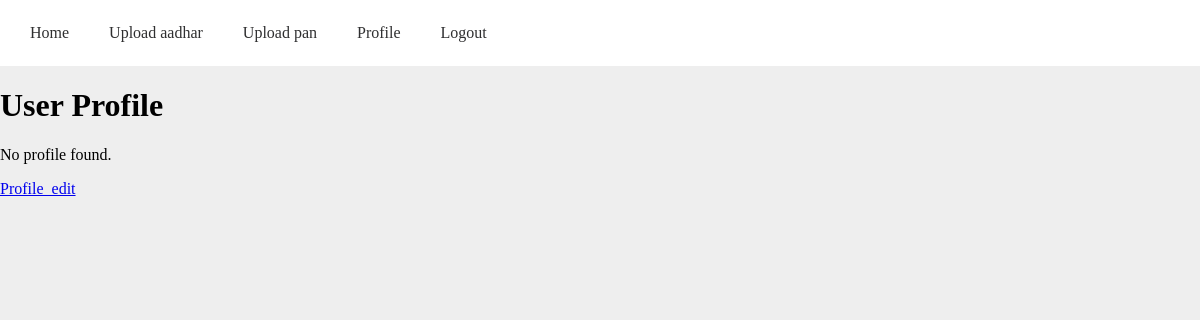
The page /profile/ (signed in) on the database as committed earlier.
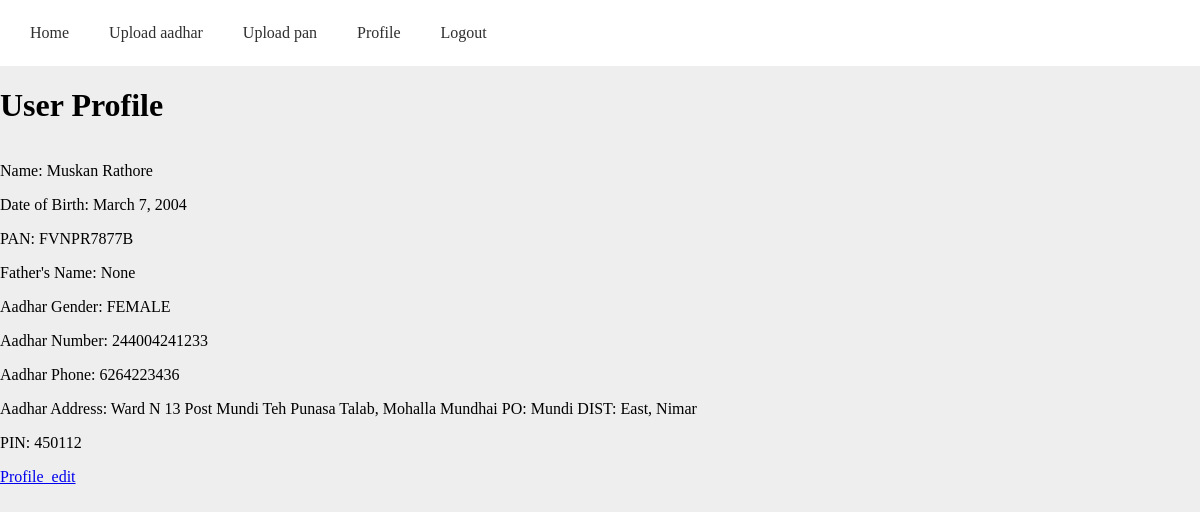
The same page on the database as committed later.
### myapp/models.py (models this page shows, shortened)
class Profile(models.Model):
    user= models.OneToOneField(User,on_delete=models.CASCADE)
    name = models.CharField(null=True,max_length=200,blank=True)
    DOB = models.DateField(null=True,max_length=10,blank=True)
    Pan = models.CharField(null=True,max_length=10,blank=True)
    Fathers_Name  = models.CharField(null=True,max_length=200,blank=True)
    aadhar_gender = models.CharField(null=True, blank=True, max_length=10)
    aadhar_number = models.IntegerField(null=True, blank=True,max_length=12)
    aadhar_Phone= models.PositiveIntegerField(null=True, blank=True,max_length=10)
    aadhar_address = models.TextField(null=True, blank=True)
    pin= models.PositiveIntegerField(null=True, blank=True,max_length=6)

### myapp/views.py (the view)
# urls.py: path('profile/', profile_view, name='profile_view'),
@login_required
def profile_view(request):
    try:
        profile_data = Profile.objects.get(user=request.user)
    except Profile.DoesNotExist:
        profile_data = None
    return render(request, 'profile_view.html', {'profile_data': profile_data})

### myapp/templates/profile_view.html (shortened to what this page needs)
{% extends 'base.html' %}
{% block content %}
    <h1>User Profile</h1>
    {% if profile_data %}
            <div class="profile-details">
                <p>Name: {{ profile_data.name }}</p>
                <p>Date of Birth: {{ profile_data.DOB }}</p>
                <p>PAN: {{ profile_data.Pan }}</p>
                <p>Father's Name: {{ profile_data.Fathers_Name }}</p>
                <p>Aadhar Gender: {{ profile_data.aadhar_gender }}</p>
                <p>Aadhar Number: {{ profile_data.aadhar_number }}</p>
                <p>Aadhar Phone: {{ profile_data.aadhar_Phone }}</p>
                <p>Aadhar Address: {{ profile_data.aadhar_address }}</p>
                <p>PIN: {{ profile_data.pin }}</p>
            </div>
    {% else %}
        <p>No profile found.</p>
    {% endif %}
 <a href="{% url 'Profile_edit' %}">Profile_edit</a>
{% endblock %}

### myapp/templates/base.html (shortened to what this page needs)
<!DOCTYPE html>
{% load static %}
<html lang="en">
<head>
</head>
<body>
    <nav>
        {% if user.is_authenticated %}
            <a href="{% url 'home' %}">Home</a>
            <a href="{% url 'upload_aadhar' %}">Upload aadhar</a>
            <a href="{% url 'upload_pan_card' %}">Upload pan</a>
            <a href="{% url 'profile_view' %}">Profile</a>
            <a class = "logout" href="{% url 'logout' %}">Logout</a>
        {% else %}
            <a href="{% url 'login' %}">Login</a>
            <a href="{% url 'register' %}">Register</a>
        {% endif %}
    </nav>
    {% block content %}
    {% endblock %}
</body>
</html>

### myapp/templates/base.html (style rules this page uses)
body { font-family: Poppins; margin: 0; padding: 0; background-color: #eeeeee; }
nav { background-color: #ffffff; overflow: hidden; padding: 10px; }
nav a { color: #2f2f30; font-size: 1.4 rem; font-weight: 500; font-family: Poppins; float: left; display: block; text-align: center; padding: 14px 20px; text-decoration: none; transition: color 0.3s ease; }

### myapp/templates/profile_view.html (style rules this page uses)
.profile-details { font-size: 16px; }

Rows that differ between the two databases and show on the page:
added Profile: name "Muskan Rathore", DOB "March 7, 2004", Pan "FVNPR7877B", Fathers_Name "None", aadhar_gender "FEMALE", aadhar_number "244004241233", aadhar_Phone "6264223436", aadhar_address "Ward N 13 Post Mundi Teh Punasa Talab, Mohalla Mundhai PO: Mundi DIST: East, Nimar", pin "450112"
Other text that changed with them:
text no longer shown: "No profile found."
text now shown: "Name: Date of Birth: PAN: Father's Name: Aadhar Gender: Aadhar Number: Aadhar Phone: Aadhar Address: PIN:"
